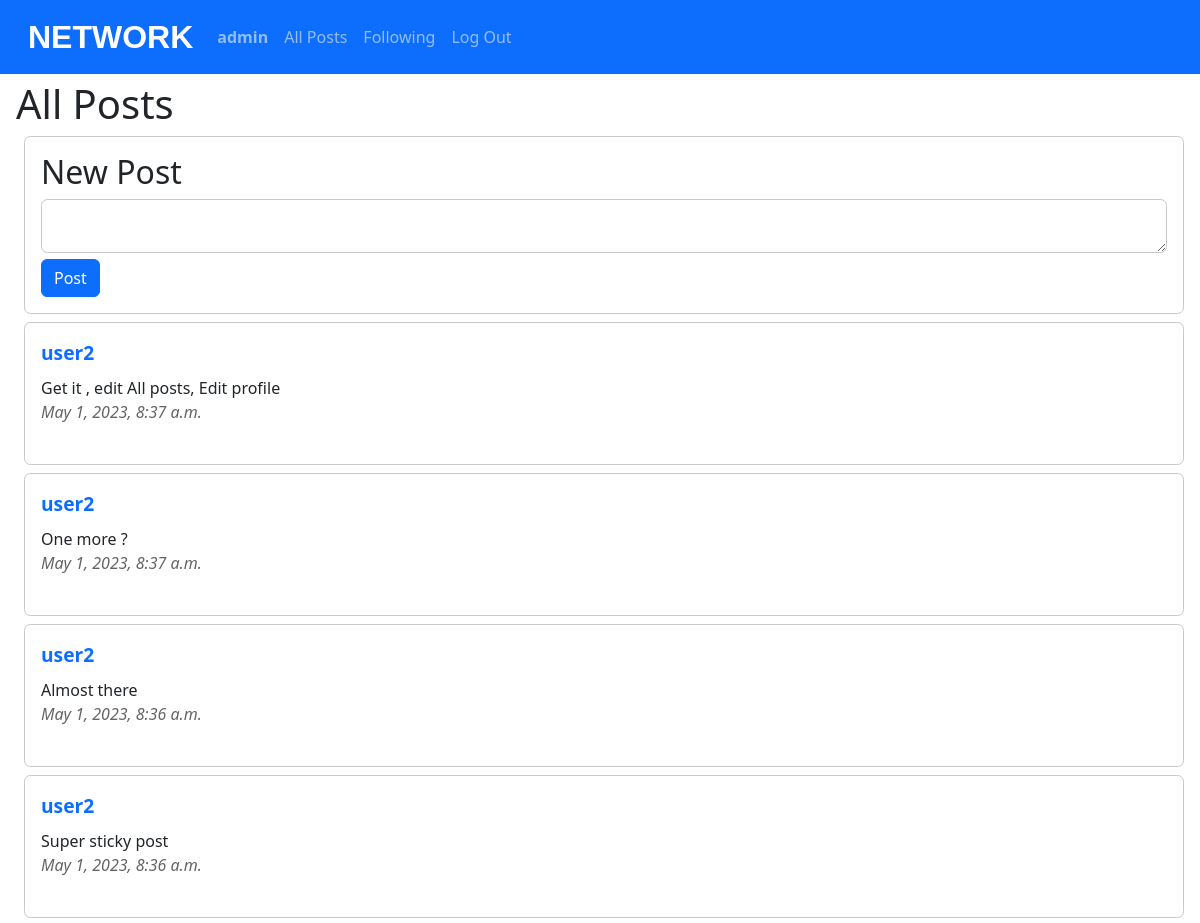
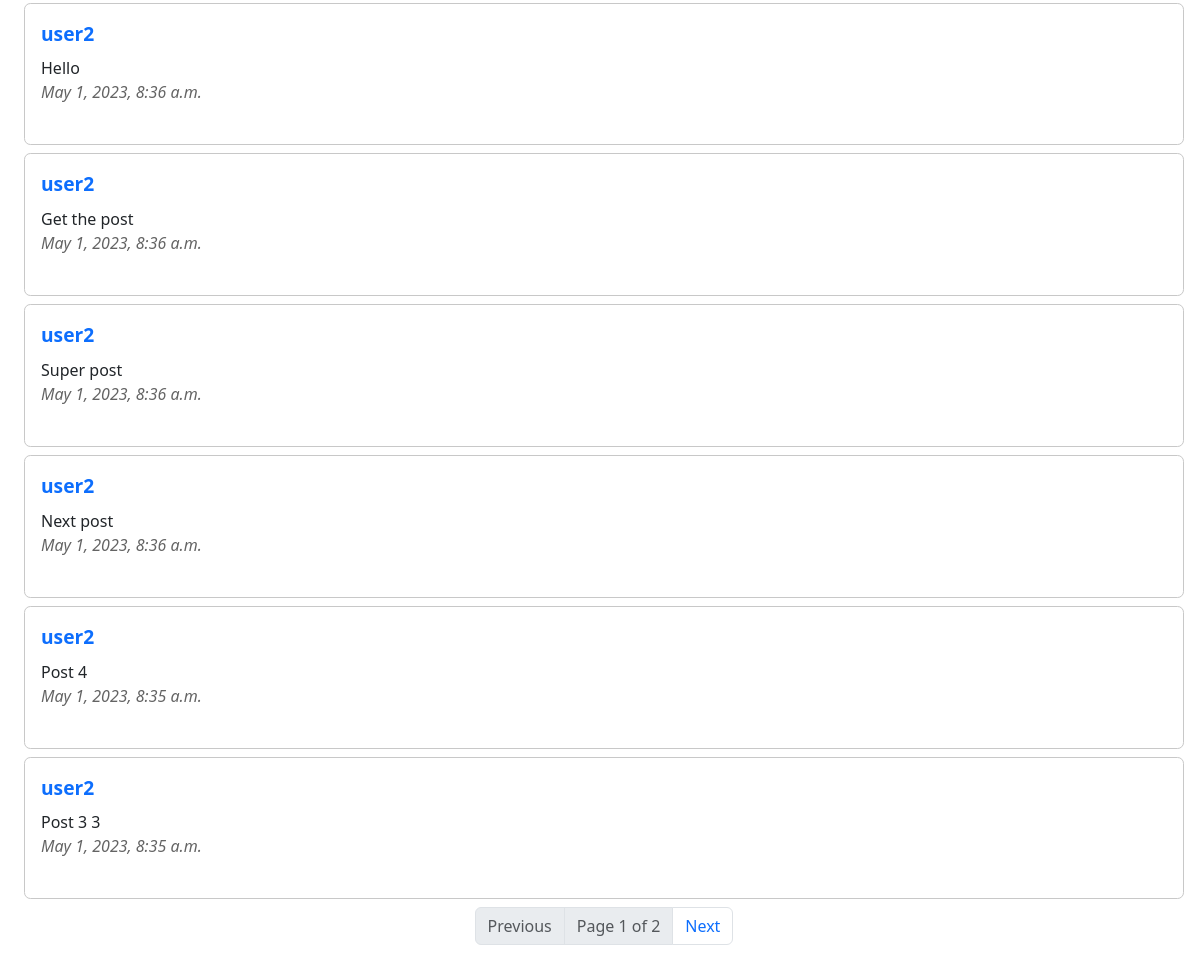
Screenshot of / (signed in) with the database file from the repository (2 pictures, top to bottom).
### network/models.py (models this page shows, shortened)
class User(AbstractUser):
    pass

class Post(models.Model):
    body = models.CharField(max_length=640)                                         # Post text
    date = models.DateTimeField(auto_now_add=True)                                  # Creation date
    date_edit = models.DateTimeField(auto_now=True, blank=True)                     # Edit date
    user = models.ForeignKey(User, on_delete=models.CASCADE)                        # User
    likes = models.ManyToManyField(User, blank=True, related_name="users_likes")    # Likes

### network/views.py (the view)
# urls.py: path("", views.index, name="index"),
def index(request):
    logged_in = False
    if request.user.is_authenticated:
        logged_in = True
    posts = Post.objects.all()
    posts = posts.order_by("-date").all()
    paginator = Paginator(posts, 10)
    page_number = request.GET.get('page')
    page_obj = paginator.get_page(page_number)
    return render(request, "network/index.html", {
        "page_obj": page_obj,
        "logged_in": logged_in,
    })

### network/templates/network/index.html (shortened to what this page needs)
{% extends "network/layout.html" %}
{% block body %}
<div id="index_div">
    <h1 id="heading">All Posts</h1>
    {% if user.is_authenticated %}
        <div class="new_post">
            <div class="new_post_title">
                <h2 id="new_post_h2">New Post</h2>
            </div>
            <form id="new_post_form">
                <div class="new_post_text">
                    <textarea id="new_post_text"></textarea>
                </div>
                <div class="new_post_button">
                    <button type="submit" id="new_post_button" class="btn btn-primary">Post</input>
                </div>
            </form>
        </div>
    {% endif%}
    <div id="all_posts">
        {% if page_obj %}
            {% for post in page_obj %}
            <div class="post">
                <div class="post_user"><a href="{% url 'profile' post.user %}">{{ post.user }}</a></div>
                <div class="post_body">{{ post.body }}</div>
                <div class="post_date">{{ post.date }}</div>
            </div>
            {% endfor %}
            <nav aria-label="Page navigation example">
                <ul class="pagination justify-content-center">
                {% if page_obj.has_previous %}
                    <li class="page-item"><a class="page-link" href="?page={{ page_obj.previous_page_number }}">Previous</a></li>
                {% else %}
                    <li class="page-item disabled"><a class="page-link">Previous</a></li>
                {% endif %}
                    <li class="page-item disabled"><a class="page-link">Page {{ page_obj.number }} of {{ page_obj.paginator.num_pages }}</a></li>
                {% if page_obj.has_next %}
                    <li class="page-item"><a class="page-link" href="?page={{ page_obj.next_page_number }}">Next</a></li>
                {% else %}
                    <li class="page-item disabled"><a class="page-link">Next</a></li>
                {% endif %}
                </ul>
            </nav>
        {% else %}
        <h4>There are no posts yet!</h4>
        {% endif %}
    </div>
</div>
{% endblock %}

### network/templates/network/layout.html (shortened to what this page needs)
{% load static %}
<!DOCTYPE html>
<html lang="en">
    <head>
        <link href="https://cdn.jsdelivr.net/npm/bootstrap@5.3.0-alpha3/dist/css/bootstrap.min.css" rel="stylesheet">
        <link href="{% static 'network/styles.css' %}" rel="stylesheet">
    </head>
    <body>
        <nav class="navbar navbar-expand-lg bg-primary fixed-top" data-bs-theme="dark">
            <div class="container-fluid">
                <a class="navbar-brand" href="{% url 'index' %}">NETWORK</a>
                <div class="collapse navbar-collapse" id="navbarTogglerDemo01">
                    <ul class="navbar-nav me-auto mb-2 mb-lg-0">
                        {% if user.is_authenticated %}
                            <li class="nav-item">
                                <a class="nav-link" href="{% url 'profile' user %}"><strong>{{ user.username }}</strong></a>
                            </li>
                        {% endif %}
                        <li class="nav-item">
                        <a class="nav-link" href="{% url 'index' %}">All Posts</a>
                        </li>
                        {% if user.is_authenticated %}
                            <li class="nav-item">
                                <a class="nav-link" href="{% url 'following' %}">Following</a>
                            </li>
                            <li class="nav-item">
                                <a class="nav-link" href="{% url 'logout' %}">Log Out</a>
                            </li>
                        {% endif %}
                    </ul>
                </div>
            </div>
          </nav>
        <div class="body">
            {% block body %}
            {% endblock %}
        </div>
    </body>
</html>

### network/static/network/styles.css (style rules this page uses)
body { margin: 2rem 1rem; }
#heading { margin-top: 5rem; }
a { text-decoration: none; }
.navbar-brand { font-size: 2rem; padding-left: 1rem; font-weight: bold; font-family:Arial, Helvetica, sans-serif; }
.new_post { border-radius: 0.4rem; border: 1px solid rgb(200, 200, 200); margin: 0rem 0rem 0.5rem 0.5rem; padding: 1rem; }
#new_post_text, .edit_textarea { width: 100%; border: 1px solid rgb(200, 200, 200); border-radius: 0.4rem; }
#all_posts { margin: 0rem 0rem 1rem 0.5rem; }
.post { padding:1rem; border: 1px solid rgb(200, 200, 200); border-radius: 0.4rem; margin-bottom: 0.5rem; transition: 0.5s background-color ease-in-out; }
.post_user { font-size: 1.2rem; font-weight: bold; margin-bottom: 0.5rem; }
.post_date { font-style: italic; color: rgb(100, 100, 100); }

### rows the page displays
User: username "admin"
Post: user "user2", body "Get it , edit All posts, Edit profile", date "May 1, 2023, 8:37 a.m."
Post: user "user2", body "One more ?", date "May 1, 2023, 8:37 a.m."
Post: user "user2", body "Almost there", date "May 1, 2023, 8:36 a.m."
Post: user "user2", body "Super sticky post", date "May 1, 2023, 8:36 a.m."
Post: user "user2", body "Hello", date "May 1, 2023, 8:36 a.m."
Post: user "user2", body "Get the post", date "May 1, 2023, 8:36 a.m."
Post: user "user2", body "Super post", date "May 1, 2023, 8:36 a.m."
Post: user "user2", body "Next post", date "May 1, 2023, 8:36 a.m."
Post: user "user2", body "Post 4", date "May 1, 2023, 8:35 a.m."
Post: user "user2", body "Post 3 3", date "May 1, 2023, 8:35 a.m."

### other values shown
{{ page_obj.number }} "1"
{{ page_obj.paginator.num_pages }} "2"
